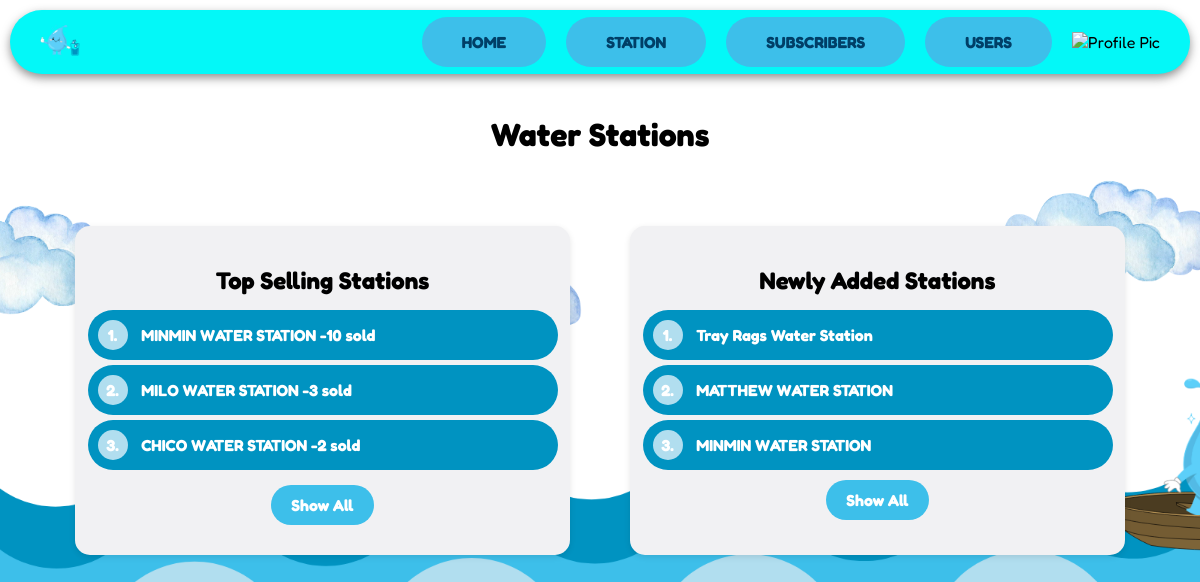
Page /dwos/station.php on the committed database.
### tables this page shows
CREATE TABLE `stations` (
  `station_id` int(11) NOT NULL,
  `station_name` varchar(100) NOT NULL,
  `owner_id` int(11) NOT NULL,
  `address` varchar(255) NOT NULL,
  `subscription_status` char(1) NOT NULL DEFAULT 'A' COMMENT 'A - Active, E - Expired',
  `membership_id` int(11) NOT NULL
);

### dwos/station.php (the view, shortened to what this page needs)
<?php
include('dwos.php');
$topSellingStationsSql = "
    SELECT st.station_name, SUM(o.quantity) AS total_sold
    FROM orders o
    JOIN products p ON o.product_id = p.product_id
    JOIN stations st ON st.station_id = p.station_id
    GROUP BY st.station_name
    ORDER BY total_sold DESC
    LIMIT 3";
$topSellingStationsResult = $conn->query($topSellingStationsSql);
$topSellingStations = [];
if ($topSellingStationsResult->num_rows > 0) {
    while ($row = $topSellingStationsResult->fetch_assoc()) {
        $topSellingStations[] = $row;
    }
}
$sqlNewStations = "
    SELECT s.station_name
    FROM stations s
    JOIN users u ON s.owner_id = u.user_id
    WHERE u.user_type = 'O'
    ORDER BY s.station_id DESC
    LIMIT 3";
$resultNewStations = $conn->query($sqlNewStations);
$newStations = [];
if ($resultNewStations->num_rows > 0) {
    while ($row = $resultNewStations->fetch_assoc()) {
        $newStations[] = $row;
    }
}
?>
<!DOCTYPE html>
<html lang="en">
<head>
    <link rel="stylesheet" href="station.css">
</head>
<body>
    <?php include 'adminnavbar.php'; ?>
    <div class="header">
        <h1>Water Stations</h1>
    </div>
    <div class="home-container">
    <section id="top-selling" class="top-selling-container">
            <h2>Top Selling Stations</h2>
            <?php if (!empty($topSellingStations)): ?>
                <ul>
                    <?php
                    $count = 1;
                    foreach ($topSellingStations as $station): ?>
                        <li home-id="top-selling-<?php echo $count; ?>" class="station-item">
                            <span class="station-number"><?php echo $count; ?>.</span>
                            <span class="station-name"><?php echo htmlspecialchars($station['station_name']);?></span>
                            <span class="station-sales">-<?php echo htmlspecialchars($station['total_sold']); ?> sold</span>
                        </li>
                    <?php
                    $count++;
                    endforeach; ?>
                </ul>
                <button id="show-all-top-selling" class="show-all-button" onclick="showAllTopSelling()">Show All</button>
            <?php else: ?>
                <p class="centered">No top selling stations found.</p>
            <?php endif; ?>
        </section>
        <section id="new-stations" class="new-stations-container">
            <h2>Newly Added Stations</h2>
            <?php if (!empty($newStations)): ?>
                <ul>
                    <?php
                    $count = 1;
                    foreach ($newStations as $station): ?>
                        <li home-id="new-station-<?php echo $count; ?>" class="station-item">
                            <span class="station-number"><?php echo $count; ?>.</span>
                            <span><?php echo $station['station_name']; ?></span>
                        </li>
                    <?php
                    $count++;
                    endforeach; ?>
                    <button id="show-all-new-stations" class="show-all-button" onclick="showAllNewStations()">Show All</button>
                </ul>
            <?php else: ?>
                <p class="centered">No newly added stations found.</p>
            <?php endif; ?>
        </section>
    </div>
</body>
</html>

### dwos/station.css (style rules this page uses)
body { font-family: 'Fredoka', sans-serif; margin: 0; padding: 0; width: 100%; height: 100%; background: url('image/home.png') no-repeat; min-height: 95vh; background-size: cover; background-position: center; overflow: auto; }
.header { color: black; padding: 10px 20px; text-align: center; border-radius: 8px; width: 80%; max-width: 600px; margin: 0 auto; }
.home-container { border-radius: 20px; padding: 20px; margin: 20px auto; width: 90%; max-width: 1200px; display: flex; flex-direction: row; justify-content: space-between; align-items: stretch; gap: 30px; }
.top-selling-container, .new-stations-container { display: flex; flex-direction: column; align-items: center; flex: 1; margin: 0 15px; padding: 20px; width: 300px; background-color: #F1F1F3; border-radius: 15px; box-shadow: 0 2px 6px rgba(0, 0, 0, 0.1); display: flex; flex-direction: column; height: auto; }
h2 { font-size: 24px; margin-bottom: 10px; text-align: center; }
ul { list-style-type: none; padding: 0; margin: 0; }
.station-item { background-color: #0093C1; padding: 10px; margin: 5px auto; border-radius: 50px; color: white; font-weight: bold; width: 450px; }
.station-number { display: inline-block; width: 30px; height: 30px; border-radius: 50%; background-color: #b1deef; color: white; text-align: center; line-height: 30px; font-weight: bold; margin-right: 10px; }
.show-all-button { display: block; margin: 10px auto; padding: 10px 20px; background-color: #3dbfea; color: white; border: none; border-radius: 50px; cursor: pointer; font-weight: bold; font-size: 16px; transition: background-color 0.3s; font-family: 'Fredoka', sans-serif; }

### rows in the picture
stations: station_name "Tray Rags Water Station"
stations: station_name "MATTHEW WATER STATION"
stations: station_name "MINMIN WATER STATION"

### other values in the picture
$station['station_name'] "MINMIN WATER STATION"
$station['total_sold'] "10"
$station['station_name'] "MILO WATER STATION"
$station['total_sold'] "3"
$station['station_name'] "CHICO WATER STATION"
$station['total_sold'] "2"
